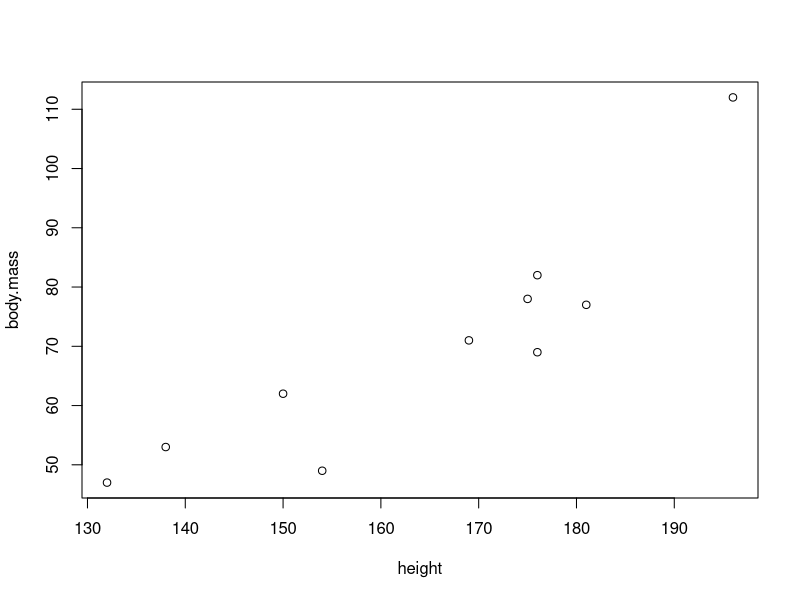
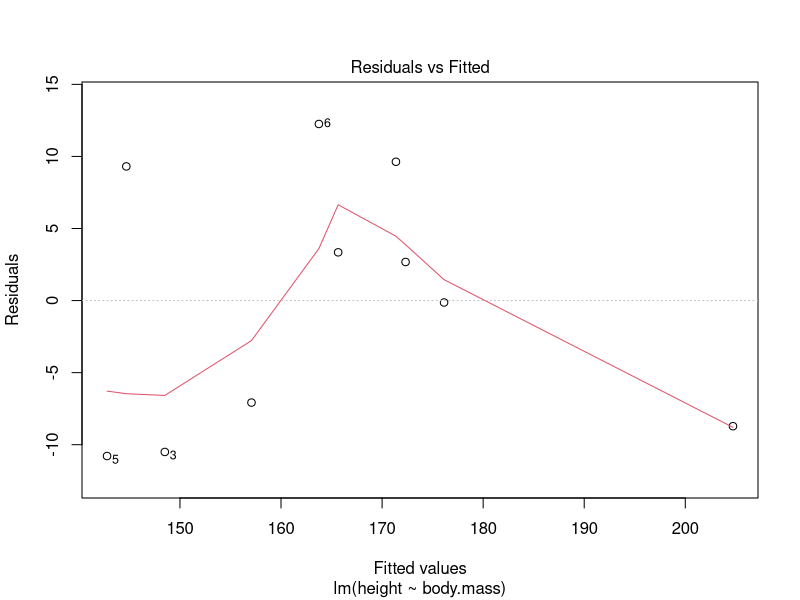
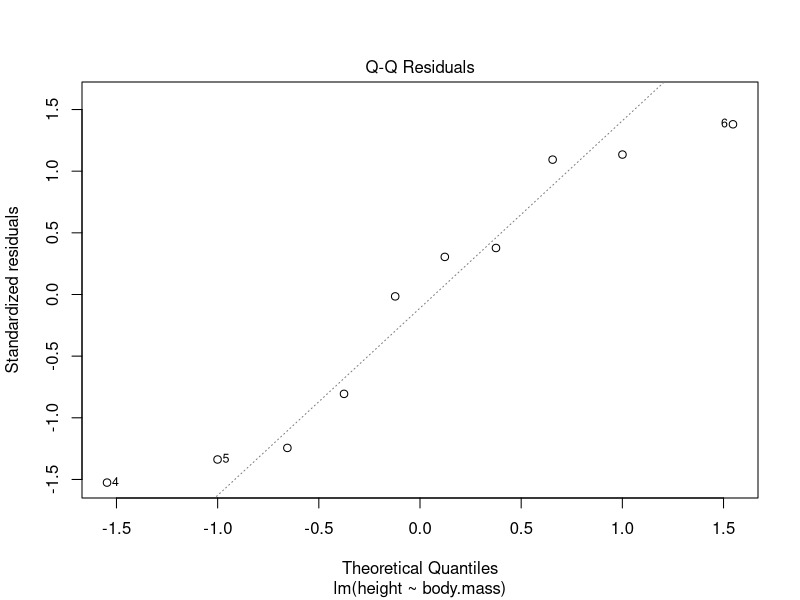
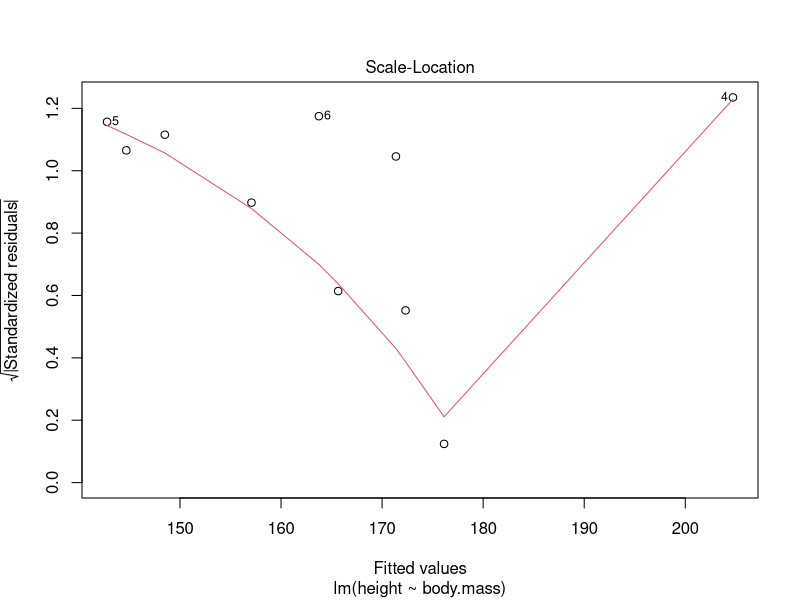
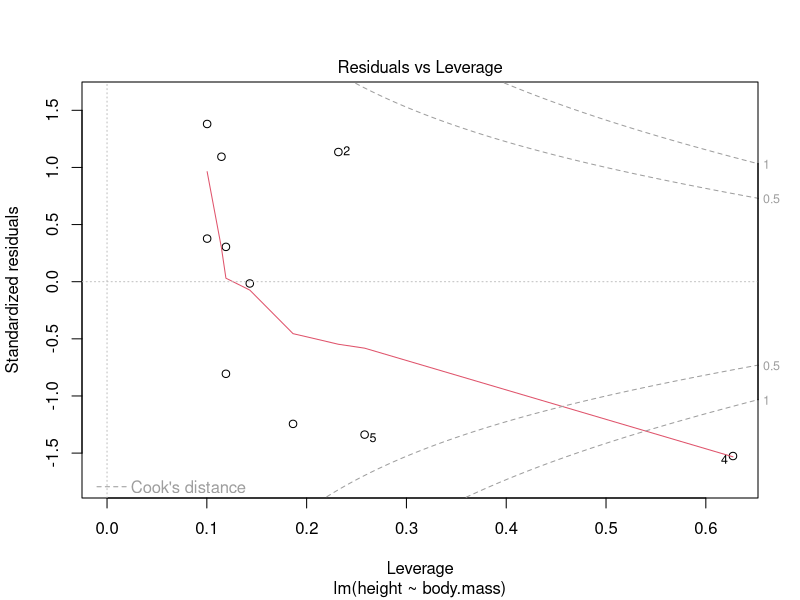

The R script that drew these images, in order:
height <- c(176, 154, 138, 196, 132, 176, 181, 169, 150, 175)
body.mass <- c(82, 49, 53, 112, 47, 69, 77, 71, 62, 78)

plot(height, body.mass)

data = data.frame(height <- c(176, 154, 138, 196, 132, 176, 181, 169, 150, 175),
                  body.mass <- c(82, 49, 53, 112, 47, 69, 77, 71, 62, 78))
linear = lm(height~body.mass, data= data)
summary(linear)
plot(linear)
abline(lm(height~body.mass))

